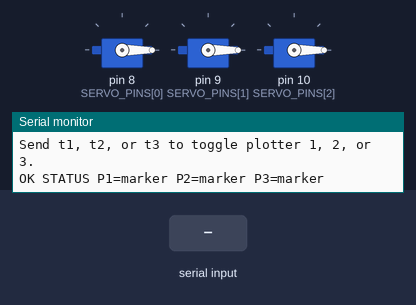
Bench run of a sketch on a simulated Arduino Uno, built with avr-gcc and run on an emulated ATmega328P. Parts: 3 × servo, the last lines printed to the serial monitor. The test bench sets the inputs (shaded band).

Above: at 3.3 s.
3.4 s: "t1\n" received over Serial
At 4.1 s:
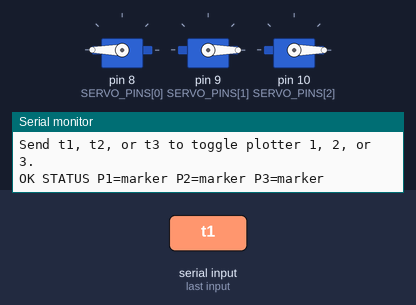
4.9 s: "t2\n" received over Serial
At 5.3 s:
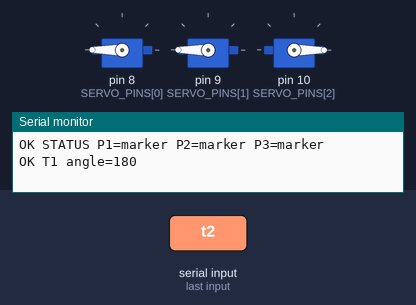
6.4 s: "t3\n" received over Serial
At 7.6 s:
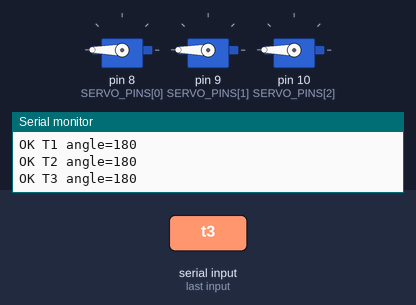
7.9 s: "t1\n" received over Serial
At 8.7 s:
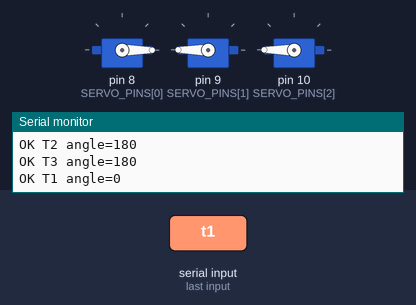
9.4 s: "t2\n" received over Serial
At 9.9 s:
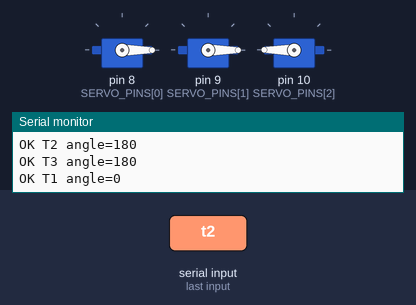
Timing chart, 0 to 11.9 s (numbered marks = the images above; inputs shaded):
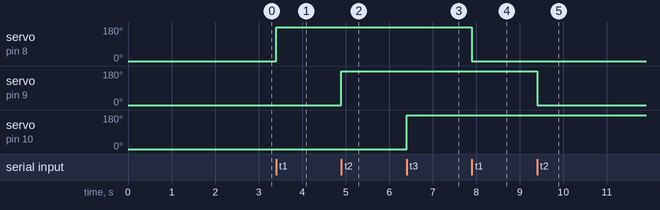

Measured:
- after the input at 3.4 s, servo on pin 8 (SERVO_PINS[0]): 0° → 180° at once
- after the input at 4.9 s, servo on pin 9 (SERVO_PINS[1]): 0° → 180° at once
- after the input at 6.4 s, servo on pin 10 (SERVO_PINS[2]): 0° → 180° at once
- after the input at 7.9 s, servo on pin 8 (SERVO_PINS[0]): 180° → 0° at once
- after the input at 9.4 s, servo on pin 9 (SERVO_PINS[1]): 180° → 0° at once

The sketch:

triple_toggle_servo_controller.ino
```cpp
#include <Servo.h>

namespace {

constexpr long SERIAL_BAUD = 9600;
constexpr uint8_t PLOTTER_COUNT = 3;

// Change these pins only if your wiring differs.
constexpr int SERVO_PINS[PLOTTER_COUNT] = {8, 9, 10};

// Change these if your mechanism needs different endpoints.
constexpr int MARKER_ANGLE = 0;
constexpr int ERASE_ANGLE = 180;
constexpr unsigned long SETTLE_MS = 700;

Servo servos[PLOTTER_COUNT];
bool atMarker[PLOTTER_COUNT] = {true, true, true};

String inputBuffer;

String normalized(String value) {
  value.trim();
  value.toLowerCase();
  return value;
}

bool isValidPlotter(uint8_t plotterIndex) {
  return plotterIndex >= 1 && plotterIndex <= PLOTTER_COUNT;
}

void moveServo(uint8_t plotterIndex, int angle) {
  const uint8_t arrayIndex = plotterIndex - 1;
  servos[arrayIndex].write(angle);
  delay(SETTLE_MS);
}

void printStatus() {
  Serial.print("OK STATUS");
  for (uint8_t plotterIndex = 1; plotterIndex <= PLOTTER_COUNT; ++plotterIndex) {
    Serial.print(" P");
    Serial.print(plotterIndex);
    Serial.print('=');
    Serial.print(atMarker[plotterIndex - 1] ? "marker" : "erase");
  }
  Serial.println();
}

void printToggleAck(uint8_t plotterIndex) {
  Serial.print("OK T");
  Serial.print(plotterIndex);
  Serial.print(" angle=");
  Serial.println(atMarker[plotterIndex - 1] ? MARKER_ANGLE : ERASE_ANGLE);
}

void togglePlotter(uint8_t plotterIndex) {
  if (!isValidPlotter(plotterIndex)) {
    return;
  }

  const uint8_t arrayIndex = plotterIndex - 1;
  atMarker[arrayIndex] = !atMarker[arrayIndex];
  moveServo(plotterIndex, atMarker[arrayIndex] ? MARKER_ANGLE : ERASE_ANGLE);
  printToggleAck(plotterIndex);
}

void handleCommand(const String& rawCommand) {
  const String command = normalized(rawCommand);
  if (command.length() == 0) {
    return;
  }

  if (command == "s" || command == "status") {
    printStatus();
    return;
  }

  if (command.length() == 2 && command[0] == 't' && isDigit(command[1])) {
    const uint8_t plotterIndex = static_cast<uint8_t>(command[1] - '0');
    if (isValidPlotter(plotterIndex)) {
      togglePlotter(plotterIndex);
      return;
    }
  }

  Serial.print("ERR UNKNOWN ");
  Serial.println(command);
  Serial.println("OK COMMANDS: t1 t2 t3 s");
}

bool tryHandleCompactCommand(String* buffer) {
  if (buffer == nullptr || buffer->length() == 0) {
    return false;
  }

  const String command = normalized(*buffer);
  if (command == "t1" || command == "t2" || command == "t3" || command == "s") {
    handleCommand(command);
    *buffer = "";
    return true;
  }

  return false;
}

}  // namespace

void setup() {
  Serial.begin(SERIAL_BAUD);
  inputBuffer.reserve(16);

  // It is fine if only one or two physical servos/plotters are connected; any
  // unused pin will simply have no load attached.
  for (uint8_t plotterIndex = 1; plotterIndex <= PLOTTER_COUNT; ++plotterIndex) {
    servos[plotterIndex - 1].attach(SERVO_PINS[plotterIndex - 1]);
    moveServo(plotterIndex, MARKER_ANGLE);
  }

  Serial.println("READY triple_toggle_servo_controller");
  Serial.println("Send t1, t2, or t3 to toggle plotter 1, 2, or 3.");
  printStatus();
}

void loop() {
  while (Serial.available() > 0) {
    const char incoming = static_cast<char>(Serial.read());
    if (incoming == '\r') {
      continue;
    }

    if (incoming == '\n') {
      handleCommand(inputBuffer);
      inputBuffer = "";
      continue;
    }

    inputBuffer += incoming;
    tryHandleCompactCommand(&inputBuffer);
  }
}
```
